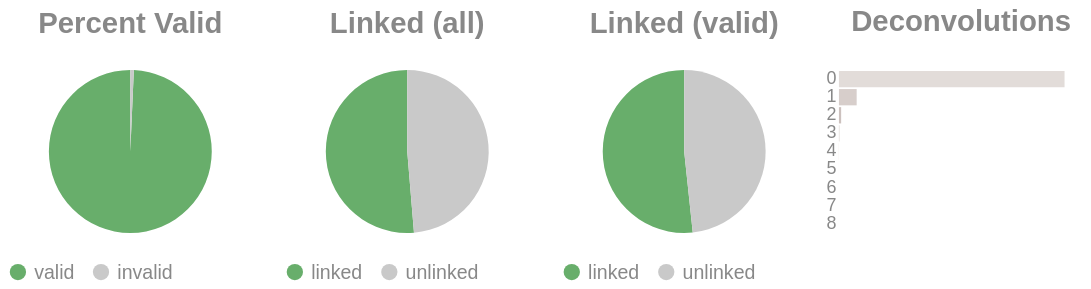

The cell this chart's notebook holds for it:
### Code cell
if SKIPLR:
    pass
else:
    clash = Counter()
    for i in valids['molecule'].to_list():
        _mol = i.split("-")
        if len(_mol) == 1:
            clash.update('0')
        else:
            clash.update(_mol[-1])

    _d = {"deconvolutions": [], 'count': []}
    for k,v in clash.items():
        _d['deconvolutions'].append(k)
        _d['count'].append(v)

    tot_valid = valids['reads'].sum()
    mask = valids['reads'] >= 2
    n_linked_reads = valids.filter(mask)['reads'].sum()
    if n_linked_reads == 0:
        print_html("No linked molecules (>=2 reads) were detected; skipping linked-only distributions.")
        SKIPLR = True
    else:
        perc_valid = round(tot_valid / n_reads, 4)
        linked_perc_abs = round(n_linked_reads / n_reads, 4)
        linked_perc = round(n_linked_reads / tot_valid, 4)

    _valid = pl.DataFrame({"valids": ['valid', 'invalid'], "count": [tot_valid, n_reads - tot_valid]})
    _linked_abs = pl.DataFrame({"linked (absolute)": ['linked', 'unlinked'], "count": [n_linked_reads, n_reads - n_linked_reads]})
    _linked_rel = pl.DataFrame({"linked (valids)": ['linked', 'unlinked'], "count": [n_linked_reads, tot_valid - n_linked_reads]})

    (
        alt.hconcat(
            piechart(_valid, goodval = 'valid', title = "Percent Valid"),
            piechart(_linked_abs, goodval = "linked", title =  "Linked (all)"),
            piechart(_linked_rel, goodval = "linked", title =  "Linked (valid)"),
            convolutionbar(pl.DataFrame(_d), title = "Deconvolutions"),
            center = True,
            bounds = 'flush'
        )
        .resolve_scale(color='independent')
        .resolve_legend('independent')
        .properties(usermeta={'embedOptions': {"actions": False}})
    ).display()

### Figure 1 — Vega-Lite specification as saved in the notebook (floating-point values rounded to 4 significant figures)
{"width": "container", "height": 400, "config": {"title": {"anchor": "start", "dy": -15, "fontSize": 18, "color": "#888888", "subtitleColor": "#888888", "subtitleFontSize": 14}, "arc": {"fill": "#0072B2"}, "axis": {"domainColor": "#888888", "domainWidth": 0.5, "gridWidth": 0.2, "grid": false, "titleFontWeight": 400, "titleFontSize": 15, "labelFontSize": 11, "labelColor": "#888888", "tickColor": "#888888", "tickWidth": 0.2, "titleColor": "#888888"}, "axisBand": {"grid": false}, "axisX": {"grid": true, "tickSize": 10, "domainCap": "round"}, "axisY": {"domain": false, "grid": true, "tickSize": 0, "domainCap": "round"}, "background": "transparent", "header": {"labelFontSize": 15, "labelColor": "#888888", "titleFontSize": 15, "titleFontWeight": 600, "titleColor": "#888888"}, "legend": {"labelFont": "sans-serif", "labelFontSize": 12, "labelColor": "#888888", "symbolSize": 100, "symbolType": "circle", "titleFontSize": 12, "titlePadding": 10, "titleColor": "#888888", "title": null}, "range": {"category": ["#E69F00", "#56B4E9", "#009E73", "#F0E442", "#0072B2", "#D55E00", "#CC79A7", "#000000"], "diverging": ["#cfe8f3", "#a2d4ec", "#73bfe2", "#46abdb", "#1696d2", "#12719e"]}, "area": {"fill": "#0072B2", "fillOpacity": 0.7, "line": true, "strokeOpacity": 0.7}, "line": {"color": "#0072B2", "stroke": "#0072B2", "strokeWidth": 2}, "trail": {"color": "#0072B2", "stroke": "#0072B2", "strokeWidth": 0, "size": 1}, "point": {"filled": true, "fillOpacity": 1.0, "size": 95}, "text": {"color": "#888888", "fontSize": 11, "align": "right", "fontWeight": 400, "size": 11}, "bar": {"fill": "#0072B2", "stroke": null}, "view": {"stroke": null, "continuousWidth": 660, "continuousHeight": 400}}, "hconcat": [{"data": {"name": "data-35cb0ffc895e3971f517c7fffefcacdd"}, "mark": {"type": "arc"}, "encoding": {"color": {"field": "valids", "legend": {"orient": "bottom", "title": null}, "scale": {"domain": ["valid", "invalid"], "range": ["#68ae6b", "#C9C9C9"]}, "title": "Valids", "type": "nominal"}, "theta": {"field": "count", "type": "quantitative"}, "tooltip": [{"field": "valids", "title": "Valids", "type": "ordinal"}, {"field": "percent", "format": ".2%", "title": "Percent", "type": "quantitative"}, {"field": "count", "title": "Count", "type": "quantitative"}]}, "height": 100, "title": {"text": "Percent Valid", "align": "center", "anchor": "middle"}, "transform": [{"calculate": "datum.count / 19659032", "as": "percent"}], "width": 150}, {"data": {"name": "data-1afd0bfc964939dce586a504063b2e14"}, "mark": {"type": "arc"}, "encoding": {"color": {"field": "linked (absolute)", "legend": {"orient": "bottom", "title": null}, "scale": {"domain": ["linked", "unlinked"], "range": ["#68ae6b", "#C9C9C9"]}, "title": "Linked (Absolute)", "type": "nominal"}, "theta": {"field": "count", "type": "quantitative"}, "tooltip": [{"field": "linked (absolute)", "title": "Linked (Absolute)", "type": "ordinal"}, {"field": "percent", "format": ".2%", "title": "Percent", "type": "quantitative"}, {"field": "count", "title": "Count", "type": "quantitative"}]}, "height": 100, "title": {"text": "Linked (all)", "align": "center", "anchor": "middle"}, "transform": [{"calculate": "datum.count / 19659032", "as": "percent"}], "width": 150}, {"data": {"name": "data-a1fa6dd76a22263d47de58d2a60bc35a"}, "mark": {"type": "arc"}, "encoding": {"color": {"field": "linked (valids)", "legend": {"orient": "bottom", "title": null}, "scale": {"domain": ["linked", "unlinked"], "range": ["#68ae6b", "#C9C9C9"]}, "title": "Linked (Valids)", "type": "nominal"}, "theta": {"field": "count", "type": "quantitative"}, "tooltip": [{"field": "linked (valids)", "title": "Linked (Valids)", "type": "ordinal"}, {"field": "percent", "format": ".2%", "title": "Percent", "type": "quantitative"}, {"field": "count", "title": "Count", "type": "quantitative"}]}, "height": 100, "title": {"text": "Linked (valid)", "align": "center", "anchor": "middle"}, "transform": [{"calculate": "datum.count / 19523182", "as": "percent"}], "width": 150}, {"data": {"name": "data-4d489d1f13e4b24a9a6c1220396de8c5"}, "mark": {"type": "bar"}, "encoding": {"color": {"field": "deconvolutions", "legend": null, "scale": {"scheme": "lightgreyred"}, "type": "nominal"}, "tooltip": [{"field": "deconvolutions", "title": "Deconvolutions", "type": "ordinal"}, {"field": "percent", "format": ".2%", "title": "Percent", "type": "quantitative"}, {"field": "count", "title": "Count", "type": "quantitative"}], "x": {"axis": null, "field": "count", "type": "quantitative"}, "y": {"field": "deconvolutions", "sort": "ascending", "title": null, "type": "nominal"}}, "height": 100, "title": {"text": "Deconvolutions", "align": "center", "anchor": "middle"}, "transform": [{"calculate": "datum.count / 13085845", "as": "percent"}], "width": 150}], "bounds": "flush", "center": true, "resolve": {"legend": {"angle": "independent"}, "scale": {"color": "independent"}}, "usermeta": {"embedOptions": {"actions": false}}, "$schema": "https://vega.github.io/schema/vega-lite/v6.1.0.json", "datasets": {"data-35cb0ffc895e3971f517c7fffefcacdd": [{"valids": "valid", "count": 19523182}, {"valids": "invalid", "count": 135850}], "data-1afd0bfc964939dce586a504063b2e14": [{"linked (absolute)": "linked", "count": 10088831}, {"linked (absolute)": "unlinked", "count": 9570201}], "data-a1fa6dd76a22263d47de58d2a60bc35a": [{"linked (valids)": "linked", "count": 10088831}, {"linked (valids)": "unlinked", "count": 9434351}], "data-4d489d1f13e4b24a9a6c1220396de8c5": [{"deconvolutions": "0", "count": 12003555}, {"deconvolutions": "1", "count": 943130}, {"deconvolutions": "2", "count": 117754}, {"deconvolutions": "3", "count": 17845}, {"deconvolutions": "4", "count": 2919}, {"deconvolutions": "5", "count": 531}, {"deconvolutions": "6", "count": 94}, {"deconvolutions": "7", "count": 16}, {"deconvolutions": "8", "count": 1}]}}
